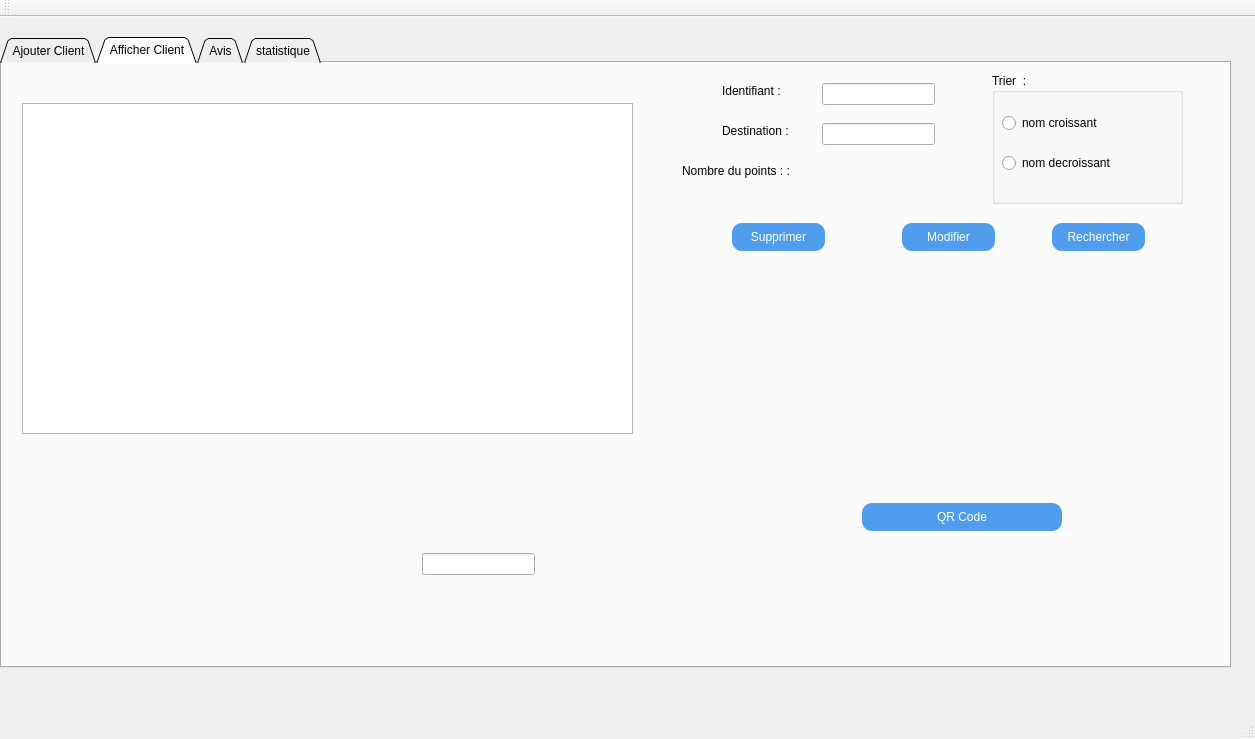
<?xml version="1.0" encoding="UTF-8"?>
<ui version="4.0">
 <class>MainWindow</class>
 <widget class="QMainWindow" name="MainWindow">
  <property name="geometry">
   <rect>
    <x>0</x>
    <y>0</y>
    <width>1255</width>
    <height>739</height>
   </rect>
  </property>
  <property name="windowTitle">
   <string>Gestion des Clients</string>
  </property>
  <widget class="QWidget" name="centralWidget">
   <widget class="QTabWidget" name="tabWidget">
    <property name="geometry">
     <rect>
      <x>0</x>
      <y>20</y>
      <width>1231</width>
      <height>631</height>
     </rect>
    </property>
    <property name="tabShape">
     <enum>QTabWidget::Triangular</enum>
    </property>
    <property name="currentIndex">
     <number>1</number>
    </property>
    <widget class="QWidget" name="tab">
     <attribute name="title">
      <string>Ajouter Client</string>
     </attribute>
     <widget class="QLabel" name="label">
      <property name="geometry">
       <rect>
        <x>40</x>
        <y>40</y>
        <width>81</width>
        <height>41</height>
       </rect>
      </property>
      <property name="text">
       <string>Cin :</string>
      </property>
     </widget>
     <widget class="QLabel" name="label_2">
      <property name="geometry">
       <rect>
        <x>40</x>
        <y>100</y>
        <width>71</width>
        <height>21</height>
       </rect>
      </property>
      <property name="text">
       <string>Identifiant :</string>
      </property>
     </widget>
     <widget class="QLabel" name="label_3">
      <property name="geometry">
       <rect>
        <x>40</x>
        <y>150</y>
        <width>101</width>
        <height>31</height>
       </rect>
      </property>
      <property name="text">
       <string>Nom et prenom :</string>
      </property>
     </widget>
     <widget class="QLabel" name="label_5">
      <property name="geometry">
       <rect>
        <x>40</x>
        <y>210</y>
        <width>141</width>
        <height>16</height>
       </rect>
      </property>
      <property name="text">
       <string>Numero de telephone :</string>
      </property>
     </widget>
     <widget class="QLineEdit" name="CIN_2">
      <property name="geometry">
       <rect>
        <x>220</x>
        <y>50</y>
        <width>113</width>
        <height>20</height>
       </rect>
      </property>
     </widget>
     <widget class="QLineEdit" name="ID">
      <property name="geometry">
       <rect>
        <x>220</x>
        <y>100</y>
        <width>113</width>
        <height>20</height>
       </rect>
      </property>
     </widget>
     <widget class="QLineEdit" name="NOM">
      <property name="geometry">
       <rect>
        <x>220</x>
        <y>160</y>
        <width>113</width>
        <height>20</height>
       </rect>
      </property>
     </widget>
     <widget class="QLineEdit" name="NUMTEL">
      <property name="geometry">
       <rect>
        <x>220</x>
        <y>210</y>
        <width>113</width>
        <height>20</height>
       </rect>
      </property>
     </widget>
     <widget class="QPushButton" name="pushButtonAjouter">
      <property name="geometry">
       <rect>
        <x>910</x>
        <y>352</y>
        <width>111</width>
        <height>61</height>
       </rect>
      </property>
      <property name="styleSheet">
       <string notr="true">color: rgb(255, 255, 255);
background-color:  QLinearGradient(x1: 0, y1: 0, x2: 0, y2: 1, stop: 0#4f9dec, stop: 1 #4f9dec);
 border-radius: 10;</string>
      </property>
      <property name="text">
       <string>Ajouter</string>
      </property>
     </widget>
     <widget class="QLabel" name="label_8">
      <property name="geometry">
       <rect>
        <x>450</x>
        <y>50</y>
        <width>131</width>
        <height>21</height>
       </rect>
      </property>
      <property name="text">
       <string>nombre du ticket :</string>
      </property>
     </widget>
     <widget class="QLabel" name="label_9">
      <property name="geometry">
       <rect>
        <x>450</x>
        <y>100</y>
        <width>181</width>
        <height>21</height>
       </rect>
      </property>
      <property name="text">
       <string>Destination : </string>
      </property>
     </widget>
     <widget class="QLineEdit" name="NBRETICKET">
      <property name="geometry">
       <rect>
        <x>680</x>
        <y>50</y>
        <width>113</width>
        <height>20</height>
       </rect>
      </property>
     </widget>
     <widget class="QLabel" name="label_14">
      <property name="geometry">
       <rect>
        <x>450</x>
        <y>150</y>
        <width>181</width>
        <height>21</height>
       </rect>
      </property>
      <property name="text">
       <string>Numéro de l'abonnement :</string>
      </property>
     </widget>
     <widget class="QLineEdit" name="ABONNEMENT">
      <property name="geometry">
       <rect>
        <x>680</x>
        <y>150</y>
        <width>113</width>
        <height>20</height>
       </rect>
      </property>
     </widget>
     <widget class="QComboBox" name="DESTINATION">
      <property name="geometry">
       <rect>
        <x>680</x>
        <y>100</y>
        <width>111</width>
        <height>22</height>
       </rect>
      </property>
      <item>
       <property name="text">
        <string>Rades</string>
       </property>
      </item>
      <item>
       <property name="text">
        <string>Ezzahra</string>
       </property>
      </item>
      <item>
       <property name="text">
        <string>Hammem lif</string>
       </property>
      </item>
      <item>
       <property name="text">
        <string>Autre</string>
       </property>
      </item>
     </widget>
     <widget class="QGroupBox" name="groupBox_2">
      <property name="geometry">
       <rect>
        <x>0</x>
        <y>20</y>
        <width>351</width>
        <height>241</height>
       </rect>
      </property>
      <property name="title">
       <string>Donnés personelles :</string>
      </property>
     </widget>
     <widget class="QGroupBox" name="groupBox_3">
      <property name="geometry">
       <rect>
        <x>430</x>
        <y>30</y>
        <width>401</width>
        <height>221</height>
       </rect>
      </property>
      <property name="title">
       <string>Pour la reservation </string>
      </property>
     </widget>
     <zorder>groupBox_3</zorder>
     <zorder>groupBox_2</zorder>
     <zorder>label</zorder>
     <zorder>label_2</zorder>
     <zorder>label_3</zorder>
     <zorder>label_5</zorder>
     <zorder>CIN_2</zorder>
     <zorder>ID</zorder>
     <zorder>NOM</zorder>
     <zorder>NUMTEL</zorder>
     <zorder>pushButtonAjouter</zorder>
     <zorder>label_8</zorder>
     <zorder>label_9</zorder>
     <zorder>NBRETICKET</zorder>
     <zorder>label_14</zorder>
     <zorder>ABONNEMENT</zorder>
     <zorder>DESTINATION</zorder>
    </widget>
    <widget class="QWidget" name="tab_2">
     <attribute name="title">
      <string>Afficher Client</string>
     </attribute>
     <widget class="QTableView" name="tab_client">
      <property name="geometry">
       <rect>
        <x>20</x>
        <y>40</y>
        <width>611</width>
        <height>331</height>
       </rect>
      </property>
     </widget>
     <widget class="QLabel" name="label_10">
      <property name="geometry">
       <rect>
        <x>720</x>
        <y>20</y>
        <width>81</width>
        <height>16</height>
       </rect>
      </property>
      <property name="text">
       <string>Identifiant :</string>
      </property>
     </widget>
     <widget class="QLineEdit" name="identifiant">
      <property name="geometry">
       <rect>
        <x>820</x>
        <y>20</y>
        <width>113</width>
        <height>22</height>
       </rect>
      </property>
     </widget>
     <widget class="QPushButton" name="id_supp">
      <property name="geometry">
       <rect>
        <x>730</x>
        <y>160</y>
        <width>93</width>
        <height>28</height>
       </rect>
      </property>
      <property name="styleSheet">
       <string notr="true">color: rgb(255, 255, 255);
background-color:  QLinearGradient(x1: 0, y1: 0, x2: 0, y2: 1, stop: 0#4f9dec, stop: 1 #4f9dec);
 border-radius: 10;</string>
      </property>
      <property name="text">
       <string>Supprimer</string>
      </property>
     </widget>
     <widget class="QPushButton" name="nbrjours_modifier">
      <property name="geometry">
       <rect>
        <x>900</x>
        <y>160</y>
        <width>93</width>
        <height>28</height>
       </rect>
      </property>
      <property name="styleSheet">
       <string notr="true">color: rgb(255, 255, 255);
background-color:  QLinearGradient(x1: 0, y1: 0, x2: 0, y2: 1, stop: 0#4f9dec, stop: 1 #4f9dec);
 border-radius: 10;</string>
      </property>
      <property name="text">
       <string>Modifier</string>
      </property>
     </widget>
     <widget class="QPushButton" name="rechercher_button">
      <property name="geometry">
       <rect>
        <x>1050</x>
        <y>160</y>
        <width>93</width>
        <height>28</height>
       </rect>
      </property>
      <property name="styleSheet">
       <string notr="true">color: rgb(255, 255, 255);
background-color:  QLinearGradient(x1: 0, y1: 0, x2: 0, y2: 1, stop: 0#4f9dec, stop: 1 #4f9dec);
 border-radius: 10;</string>
      </property>
      <property name="text">
       <string>Rechercher</string>
      </property>
     </widget>
     <widget class="QLabel" name="label_12">
      <property name="geometry">
       <rect>
        <x>720</x>
        <y>60</y>
        <width>81</width>
        <height>16</height>
       </rect>
      </property>
      <property name="text">
       <string>Destination :</string>
      </property>
     </widget>
     <widget class="QLineEdit" name="destination">
      <property name="geometry">
       <rect>
        <x>820</x>
        <y>60</y>
        <width>113</width>
        <height>22</height>
       </rect>
      </property>
     </widget>
     <widget class="QPushButton" name="qrcodegen">
      <property name="geometry">
       <rect>
        <x>860</x>
        <y>440</y>
        <width>200</width>
        <height>28</height>
       </rect>
      </property>
      <property name="styleSheet">
       <string notr="true">color: rgb(255, 255, 255);
background-color:  QLinearGradient(x1: 0, y1: 0, x2: 0, y2: 1, stop: 0#4f9dec, stop: 1 #4f9dec);
 border-radius: 10;</string>
      </property>
      <property name="text">
       <string>QR Code</string>
      </property>
     </widget>
     <widget class="QLabel" name="qrcodecommande">
      <property name="enabled">
       <bool>true</bool>
      </property>
      <property name="geometry">
       <rect>
        <x>860</x>
        <y>230</y>
        <width>200</width>
        <height>200</height>
       </rect>
      </property>
      <property name="sizePolicy">
       <sizepolicy hsizetype="Fixed" vsizetype="Fixed">
        <horstretch>0</horstretch>
        <verstretch>0</verstretch>
       </sizepolicy>
      </property>
      <property name="minimumSize">
       <size>
        <width>200</width>
        <height>200</height>
       </size>
      </property>
      <property name="maximumSize">
       <size>
        <width>200</width>
        <height>200</height>
       </size>
      </property>
      <property name="text">
       <string/>
      </property>
     </widget>
     <widget class="QGroupBox" name="groupBox">
      <property name="geometry">
       <rect>
        <x>990</x>
        <y>10</y>
        <width>191</width>
        <height>131</height>
       </rect>
      </property>
      <property name="title">
       <string>Trier  :</string>
      </property>
      <widget class="QRadioButton" name="radioButton_croissant">
       <property name="geometry">
        <rect>
         <x>10</x>
         <y>40</y>
         <width>161</width>
         <height>20</height>
        </rect>
       </property>
       <property name="text">
        <string>nom croissant</string>
       </property>
      </widget>
      <widget class="QRadioButton" name="radioButton_dcroissant">
       <property name="geometry">
        <rect>
         <x>10</x>
         <y>80</y>
         <width>171</width>
         <height>20</height>
        </rect>
       </property>
       <property name="text">
        <string>nom decroissant</string>
       </property>
      </widget>
     </widget>
     <widget class="QLabel" name="label_15">
      <property name="geometry">
       <rect>
        <x>680</x>
        <y>100</y>
        <width>111</width>
        <height>16</height>
       </rect>
      </property>
      <property name="text">
       <string>Nombre du points : :</string>
      </property>
     </widget>
     <widget class="QLineEdit" name="nbtspoints">
      <property name="geometry">
       <rect>
        <x>420</x>
        <y>490</y>
        <width>113</width>
        <height>22</height>
       </rect>
      </property>
     </widget>
     <widget class="QLabel" name="label_4">
      <property name="geometry">
       <rect>
        <x>20</x>
        <y>380</y>
        <width>641</width>
        <height>231</height>
       </rect>
      </property>
      <property name="text">
       <string/>
      </property>
      <property name="pixmap">
       <pixmap>../Sans titre-1.png</pixmap>
      </property>
      <property name="scaledContents">
       <bool>true</bool>
      </property>
     </widget>
     <zorder>label_4</zorder>
     <zorder>tab_client</zorder>
     <zorder>label_10</zorder>
     <zorder>identifiant</zorder>
     <zorder>id_supp</zorder>
     <zorder>nbrjours_modifier</zorder>
     <zorder>rechercher_button</zorder>
     <zorder>label_12</zorder>
     <zorder>destination</zorder>
     <zorder>qrcodegen</zorder>
     <zorder>qrcodecommande</zorder>
     <zorder>groupBox</zorder>
     <zorder>label_15</zorder>
     <zorder>nbtspoints</zorder>
    </widget>
    <widget class="QWidget" name="tab_3">
     <attribute name="title">
      <string>Avis</string>
     </attribute>
     <widget class="QLabel" name="label_7">
      <property name="geometry">
       <rect>
        <x>40</x>
        <y>50</y>
        <width>71</width>
        <height>16</height>
       </rect>
      </property>
      <property name="text">
       <string>Identifiant :</string>
      </property>
     </widget>
     <widget class="QLineEdit" name="id3">
      <property name="geometry">
       <rect>
        <x>210</x>
        <y>50</y>
        <width>113</width>
        <height>20</height>
       </rect>
      </property>
     </widget>
     <widget class="QLabel" name="label_11">
      <property name="geometry">
       <rect>
        <x>40</x>
        <y>160</y>
        <width>47</width>
        <height>14</height>
       </rect>
      </property>
      <property name="text">
       <string>Avis :</string>
      </property>
     </widget>
     <widget class="QPushButton" name="ajouteravis">
      <property name="geometry">
       <rect>
        <x>30</x>
        <y>230</y>
        <width>93</width>
        <height>28</height>
       </rect>
      </property>
      <property name="styleSheet">
       <string notr="true">color: rgb(255, 255, 255);
background-color:  QLinearGradient(x1: 0, y1: 0, x2: 0, y2: 1, stop: 0#4f9dec, stop: 1 #4f9dec);
 border-radius: 10;</string>
      </property>
      <property name="text">
       <string>Ajouter Avis</string>
      </property>
     </widget>
     <widget class="QLineEdit" name="avis2">
      <property name="geometry">
       <rect>
        <x>210</x>
        <y>160</y>
        <width>121</width>
        <height>21</height>
       </rect>
      </property>
     </widget>
     <widget class="QTableView" name="tab_avis">
      <property name="geometry">
       <rect>
        <x>550</x>
        <y>30</y>
        <width>471</width>
        <height>331</height>
       </rect>
      </property>
     </widget>
     <widget class="QLabel" name="label_13">
      <property name="geometry">
       <rect>
        <x>30</x>
        <y>120</y>
        <width>491</width>
        <height>31</height>
       </rect>
      </property>
      <property name="text">
       <string>Tapez votre avis : (mauvais-moyen-bien-execellent ) pour améliorer notre application :</string>
      </property>
     </widget>
     <widget class="QPushButton" name="supprimeravis_2">
      <property name="geometry">
       <rect>
        <x>30</x>
        <y>270</y>
        <width>93</width>
        <height>28</height>
       </rect>
      </property>
      <property name="styleSheet">
       <string notr="true">color: rgb(255, 255, 255);
background-color:  QLinearGradient(x1: 0, y1: 0, x2: 0, y2: 1, stop: 0#4f9dec, stop: 1 #4f9dec);
 border-radius: 10;</string>
      </property>
      <property name="text">
       <string>supprimer Avis</string>
      </property>
     </widget>
     <widget class="QPushButton" name="modifieravis_3">
      <property name="geometry">
       <rect>
        <x>30</x>
        <y>310</y>
        <width>93</width>
        <height>28</height>
       </rect>
      </property>
      <property name="styleSheet">
       <string notr="true">color: rgb(255, 255, 255);
background-color:  QLinearGradient(x1: 0, y1: 0, x2: 0, y2: 1, stop: 0#4f9dec, stop: 1 #4f9dec);
 border-radius: 10;</string>
      </property>
      <property name="text">
       <string>modifier Avis</string>
      </property>
     </widget>
    </widget>
    <widget class="QWidget" name="tab_4">
     <attribute name="title">
      <string>statistique</string>
     </attribute>
     <widget class="QPushButton" name="statsmed">
      <property name="geometry">
       <rect>
        <x>802</x>
        <y>370</y>
        <width>161</width>
        <height>28</height>
       </rect>
      </property>
      <property name="styleSheet">
       <string notr="true">color: rgb(255, 255, 255);
background-color:  QLinearGradient(x1: 0, y1: 0, x2: 0, y2: 1, stop: 0#4f9dec, stop: 1 #4f9dec);
 border-radius: 10;</string>
      </property>
      <property name="text">
       <string>Appliquer la statistique</string>
      </property>
     </widget>
    </widget>
   </widget>
  </widget>
  <widget class="QMenuBar" name="menuBar">
   <property name="geometry">
    <rect>
     <x>0</x>
     <y>0</y>
     <width>1255</width>
     <height>26</height>
    </rect>
   </property>
  </widget>
  <widget class="QToolBar" name="mainToolBar">
   <attribute name="toolBarArea">
    <enum>TopToolBarArea</enum>
   </attribute>
   <attribute name="toolBarBreak">
    <bool>false</bool>
   </attribute>
  </widget>
  <widget class="QStatusBar" name="statusBar"/>
 </widget>
 <layoutdefault spacing="6" margin="11"/>
 <resources/>
 <connections/>
</ui>
